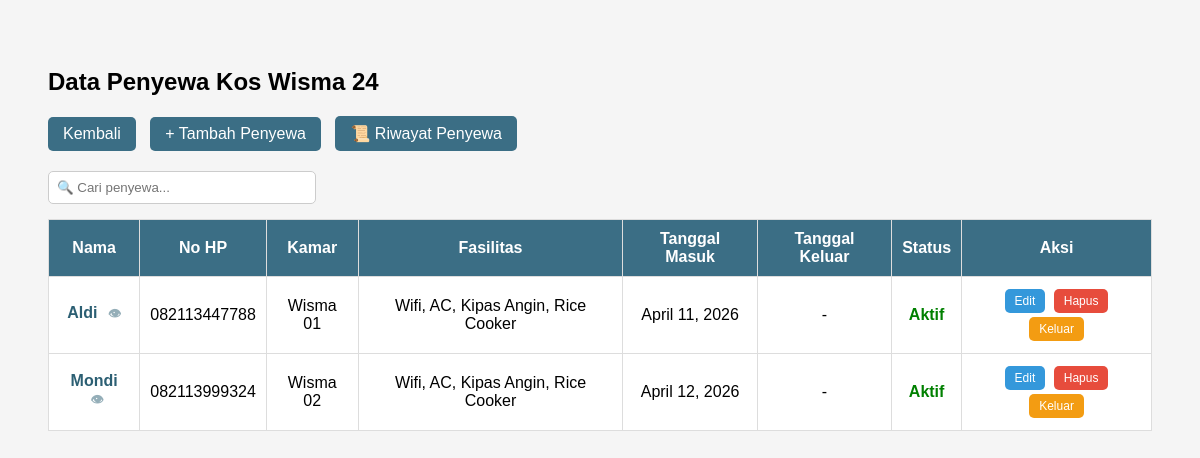
Before: /penyewa/ (signed in) with the older database file.
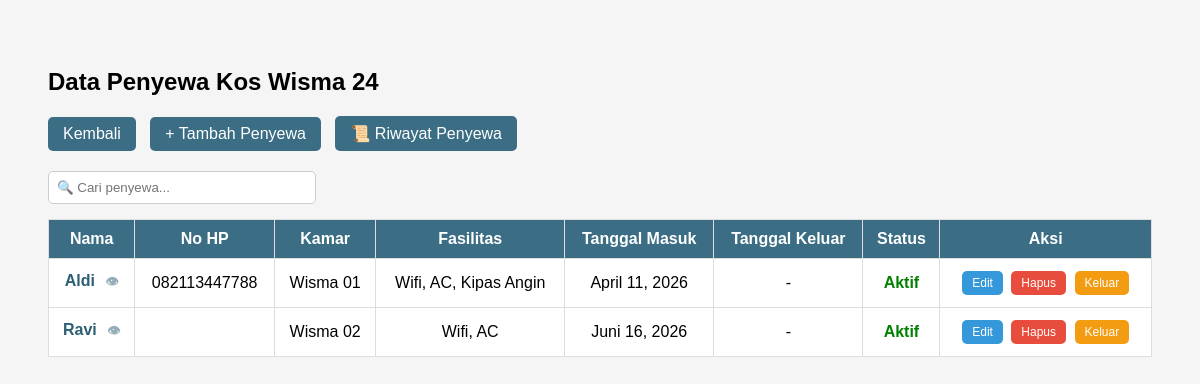
After: the same page with the newer database file.
### kos/models.py (models this page shows, shortened)
class Penyewa(models.Model):
    user = models.OneToOneField(User, on_delete=models.CASCADE, null=True, blank=True)
    nama = models.CharField(max_length=100)
    no_hp = models.CharField(max_length=15, blank=True)
    nik = models.CharField(max_length=16, blank=True)
    kamar = models.ForeignKey(Kamar, on_delete=models.SET_NULL, null=True, blank=True)
    tanggal_masuk = models.DateField(null=True, blank=True)
    tanggal_keluar = models.DateField(null=True, blank=True)
    foto_ktp = models.ImageField(upload_to='ktp/', null=True, blank=True)
    fasilitas = models.ManyToManyField(Fasilitas, blank=True)
    status = models.CharField(
        max_length=20,
        choices=[
            ('Pending', 'Pending'),
            ('Aktif', 'Aktif'),
            ('Keluar', 'Keluar')
        ],
        default='Pending'
    )

class Kamar(models.Model):
    nomor_kamar = models.CharField(max_length=10)
    harga = models.IntegerField()
    status = models.CharField(
        max_length=20,
        choices=[
            ('Kosong', 'Kosong'),
            ('Terisi', 'Terisi')
        ],
        default='Kosong'
    )

class Fasilitas(models.Model):
    nama = models.CharField(max_length=50)

### kos/views.py (the view)
# urls.py: path('penyewa/', views.daftar_penyewa, name='penyewa'),
@login_required
def daftar_penyewa(request):
    penyewa = Penyewa.objects.select_related('kamar').prefetch_related('fasilitas').all()
    return render(request, 'kos/penyewa.html', {
        'penyewa': penyewa
    })

### kos/templates/kos/penyewa.html (shortened to what this page needs)
<!DOCTYPE html>
<html>
<head>
</head>
<body>
<h2>Data Penyewa Kos Wisma 24</h2>
<div class="top-menu">
    <a href="/dashboard/" class="btn">Kembali</a>
    <a href="/tambah-penyewa/" class="btn">+ Tambah Penyewa</a>
    <a href="/riwayat-penyewa/" class="btn">📜 Riwayat Penyewa</a>
</div>
<input type="text" id="searchInput" placeholder="🔍 Cari penyewa..." onkeyup="searchPenyewa()">
<table>
    <tr>
        <th>Nama</th>
        <th>No HP</th>
        <th>Kamar</th>
        <th>Fasilitas</th>
        <th>Tanggal Masuk</th>
        <th>Tanggal Keluar</th>
        <th>Status</th>
        <th>Aksi</th>
    </tr>
    {% for p in penyewa %}
    <tr>
        <td>
            <a href="{% url 'detail_penyewa' p.id %}" class="nama-link" title="Klik untuk lihat detail">
                {{ p.nama }}
                <span class="icon-view">👁</span>
            </a>
        </td>
        <td>{{ p.no_hp }}</td>
        <td>{{ p.kamar.nomor_kamar }}</td>
        <td>
            {% for f in p.fasilitas.all %}
                {{ f.nama }}{% if not forloop.last %}, {% endif %}
            {% empty %}
                -
            {% endfor %}
        </td>
        <td>{{ p.tanggal_masuk }}</td>
        <td>{% if p.tanggal_keluar %}{{ p.tanggal_keluar }}{% else %}-{% endif %}</td>
        <td>
            {% if p.status == "Aktif" %}
                <span style="color:green; font-weight:bold;">Aktif</span>
            {% else %}
                <span style="color:red; font-weight:bold;">Keluar</span>
            {% endif %}
        </td>
        <td>
            <a href="/edit-penyewa/{{p.id}}" class="action-btn btn-edit">Edit</a>
            <a href="/hapus-penyewa/{{p.id}}" class="action-btn btn-hapus" onclick="return confirm('Yakin ingin hapus data?')">Hapus</a>
            <a href="/keluar-penyewa/{{p.id}}" class="action-btn btn-keluar" onclick="return confirm('Yakin penyewa keluar?')">Keluar</a>
        </td>
    </tr>
    {% endfor %}
</table>
</body>
</html>

Changed rows visible on the page:
no longer on this page (row unchanged): Fasilitas: nama "Rice Cooker"
removed Penyewa: nama "Mondi", no_hp "082113999324", kamar.nomor_kamar "Wisma 02", tanggal_masuk "April 12, 2026", status "Aktif", Fasilitas (nama "Wifi"), Fasilitas (nama "AC"), Fasilitas (nama "Kipas Angin")
shown differently, row unchanged: Fasilitas "Kipas Angin": no longer shows ","
added Penyewa: nama "Ravi", kamar.nomor_kamar "Wisma 02", tanggal_masuk "Juni 16, 2026", status "Aktif", Fasilitas (nama "Wifi"), Fasilitas (nama "AC")
